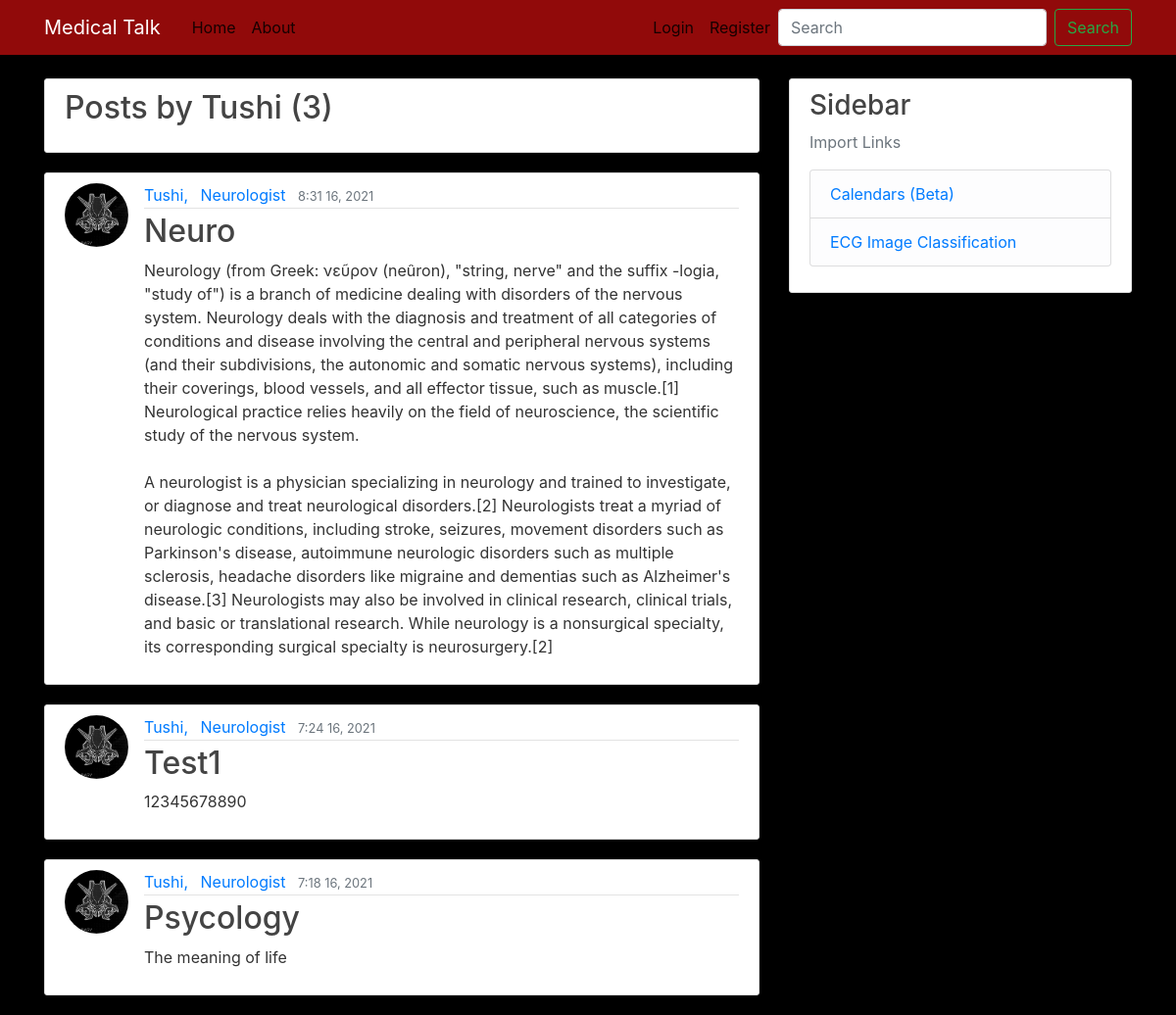
The page /user/Tushi on the database its author committed.
### talk/models.py (models this page shows, shortened)
class Post(models.Model):
    title = models.CharField(max_length=100)
    content = models.TextField()
    date_posted = models.DateTimeField(default=timezone.now)
    author = models.ForeignKey(User, on_delete=models.CASCADE)

### users/models.py (models this page shows, shortened)
class Profile(models.Model):
    user = models.OneToOneField(User, on_delete=models.CASCADE)
    image = models.ImageField(default='default.jpg', upload_to='profile_pics')
    speciality = models.CharField(max_length=100)
    bio = models.TextField()

### talk/views.py (the view)
# urls.py: path('user/<str:username>', UserPostListView.as_view(), name='user-posts'),
class UserPostListView(ListView):
    model = Post
    template_name = 'talk/user_posts.html' #<app>/<model>_<viewtype>.html
    context_object_name = 'posts'
    paginate_by = 5
    def get_queryset(self):
        user = get_object_or_404(User, username=self.kwargs.get('username'))
        return Post.objects.filter(author=user).order_by('-date_posted')

### talk/templates/talk/user_posts.html (shortened to what this page needs)
{% extends "talk/base.html" %}
{% block content %}
  <article class="media content-section">
    <div class="media-body">
      <h2 class="mb-3">Posts by {{ view.kwargs.username }} ({{ page_obj.paginator.count }})</h2>
    </div>
  </article>
    {% for post in posts %}
    <article class="media content-section">
      <img class= "rounded-circle article-img" src="{{ post.author.profile.image.url}}">
        <div class="media-body">
          <div class="article-metadata">
            <a class="mr-2" href="{% url 'user-posts' post.author.username %}">{{ post.author }},</a>
            <a class="mr-2" href="#">{{ post.author.profile.speciality }}</a>
            <small class="text-muted">{{ post.date_posted|date:"f d, Y" }}</small>
          </div>
          <h2><a class="article-title" href="{% url 'post-detail' post.id %}">{{ post.title }}</a></h2>
          <p class="article-content">{{ post.content }}</p>
        </div>
      </article>
    {% endfor %}
{% endblock content %}

### talk/static/talk/main.css (style rules this page uses)
body { background: #000000; color: #333333; margin-top: 5rem; }
h1, h2, h3, h4, h5, h6 { color: #444444; }
.content-section { background: #ffffff; padding: 10px 20px; border: 1px solid #dddddd; border-radius: 3px; margin-bottom: 20px; }
.article-title { color: #444444; }
.article-content { white-space: pre-line; }
.article-img { height: 65px; width: 65px; margin-right: 16px; }
.article-metadata { padding-bottom: 1px; margin-bottom: 4px; border-bottom: 1px solid #e3e3e3 }

### rows shown on the page
Post: author.profile.image (placeholder picture), author "Tushi", author.profile.speciality "Neurologist", date_posted "8:31 16, 2021", title "Neuro", content "Neurology (from Greek: νεῦρον (neûron), \"string, nerve\" and the suffix -logia, \"study of\") is a branch of medicine dealing with disorders of the nervous system. Neurology deals with the diagnosis and treatment of all categories of conditions and disease involving the central and peripheral nervous systems (and their subdivisions, the autonomic and somatic nervous systems), including their coverings, blood vessels, and all effector tissue, such as muscle.[1] Neurological practice relies heavily on the field of neuroscience, the scientific study of the nervous system. A neurologist is a physician specializing in neurology and trained to investigate, or diagnose and treat neurological…"
Post: author.profile.image (placeholder picture), author "Tushi", author.profile.speciality "Neurologist", date_posted "7:24 16, 2021", title "Test1", content "12345678890"
Post: author.profile.image (placeholder picture), author "Tushi", author.profile.speciality "Neurologist", date_posted "7:18 16, 2021", title "Psycology", content "The meaning of life"

### other values the page prints
{{ view.kwargs.username }} "Tushi"
{{ page_obj.paginator.count }} "3"
